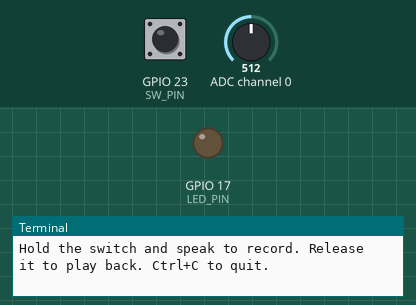
Bench run of a program on a simulated Raspberry Pi (BCM pin numbers). On the bench: output pins drawn as LEDs (lit = HIGH), the last lines printed to the terminal. The test bench sets the inputs (shaded band); at power-on: GPIO 23 (SW_PIN) HIGH, ADC channel 0 = 512 (analog values on the 0–1023 scale). The clock reads 2024-03-15 10:24:30 at power-on unless the program sets it.

Above: at 1.2 s.
1.3 s: GPIO 23 (SW_PIN) pulled LOW for 0.15 s
At 1.37 s:
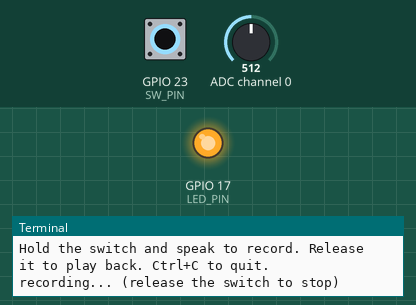
2.9 s: GPIO 23 (SW_PIN) pulled LOW for 3.2 s
At 6.8 s:
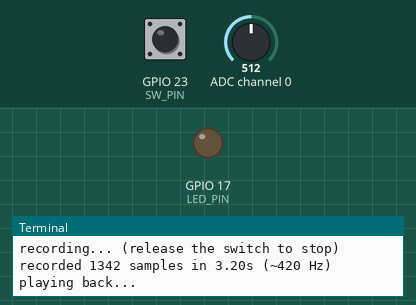
Timing chart, 0 to 8.3 s (numbered marks = the images above; inputs shaded):
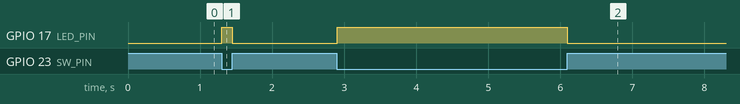

The program:

voice_record_playback.py
```python
import subprocess

import time

import numpy as np
import pygame
import spidev
import RPi.GPIO as GPIO

LED_PIN = 17
SW_PIN = 23

MAX_RECORD_SEC = 5     # safety cap so a stuck switch can't record forever
PLAYBACK_RATE = 44100  # pygame mixer output rate

spi = spidev.SpiDev()
spi.open(0, 0)
spi.max_speed_hz = 1350000

GPIO.setmode(GPIO.BCM)
GPIO.setwarnings(False)
GPIO.setup(LED_PIN, GPIO.OUT)
GPIO.setup(SW_PIN, GPIO.IN, pull_up_down=GPIO.PUD_UP)

def read_adc(ch=0):
    r = spi.xfer2([1, (8 + ch) << 4, 0])
    return ((r[1] & 3) << 8) + r[2]

def record_while_pressed():
    samples = []
    t0 = time.time()
    GPIO.output(LED_PIN, GPIO.HIGH)
    print("recording... (release the switch to stop)")
    while GPIO.input(SW_PIN) == GPIO.LOW and (time.time() - t0) < MAX_RECORD_SEC:
        samples.append(read_adc(0))
    GPIO.output(LED_PIN, GPIO.LOW)
    elapsed = time.time() - t0
    rate = len(samples) / elapsed if elapsed > 0 else 1.0
    print(f"recorded {len(samples)} samples in {elapsed:.2f}s (~{rate:.0f} Hz)")
    return np.array(samples, dtype=np.float32), rate

def to_stereo_wave(raw, rate):
    """Center/normalize the raw 10-bit ADC samples and resample them to PLAYBACK_RATE."""
    centered = raw - np.mean(raw)
    peak = np.max(np.abs(centered))
    normalized = centered / peak if peak > 0 else centered

    n_out = max(2, int(len(normalized) * PLAYBACK_RATE / rate))
    x_old = np.linspace(0, 1, len(normalized))
    x_new = np.linspace(0, 1, n_out)
    resampled = np.interp(x_new, x_old, normalized)

    mono = (resampled * 32767 * 0.9).astype(np.int16)
    return np.column_stack([mono, mono])  # pygame mixer default is stereo

def main():
    pygame.mixer.init(frequency=PLAYBACK_RATE, size=-16, channels=2)
    print("Hold the switch and speak to record. Release it to play back. Ctrl+C to quit.")

    try:
        while True:
            if GPIO.input(SW_PIN) == GPIO.LOW:
                raw, rate = record_while_pressed()
                if len(raw) < 10:
                    print("too short, skipped")
                    continue

                wave = to_stereo_wave(raw, rate)
                sound = pygame.sndarray.make_sound(np.ascontiguousarray(wave))
                print("playing back...")
                sound.play()
                while pygame.mixer.get_busy():
                    time.sleep(0.05)

            time.sleep(0.01)
    except KeyboardInterrupt:
        print("stopped")
    finally:
        GPIO.output(LED_PIN, GPIO.LOW)
        GPIO.cleanup()
        spi.close()
        pygame.mixer.quit()

if __name__ == "__main__":
    main()
```

Measured:
- after the input at 1.3 s, GPIO 17 (LED_PIN): LOW → HIGH at once, → LOW 0.15 s later
- after the input at 2.9 s, GPIO 17 (LED_PIN): LOW → HIGH at once, → LOW 3.2 s later
